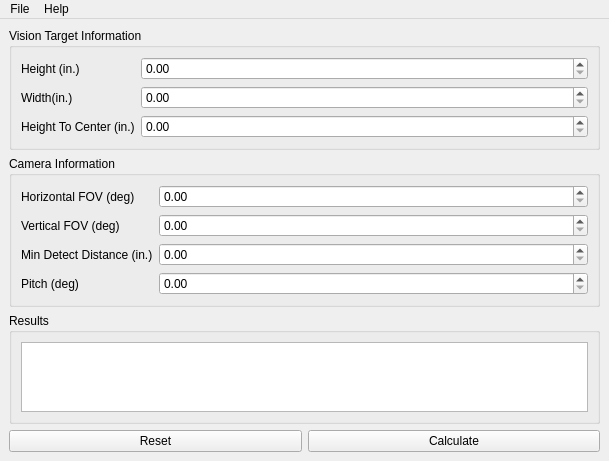
<?xml version="1.0" encoding="UTF-8"?>
<ui version="4.0">
 <class>MainWindow</class>
 <widget class="QMainWindow" name="MainWindow">
  <property name="geometry">
   <rect>
    <x>0</x>
    <y>0</y>
    <width>609</width>
    <height>393</height>
   </rect>
  </property>
  <property name="windowTitle">
   <string>Camera Calculator</string>
  </property>
  <widget class="QWidget" name="centralwidget">
   <layout class="QVBoxLayout" name="verticalLayout">
    <item>
     <widget class="QGroupBox" name="gboxVtInfo">
      <property name="title">
       <string>Vision Target Information</string>
      </property>
      <layout class="QFormLayout" name="formLayout">
       <item row="0" column="0">
        <widget class="QLabel" name="lblVtHeight">
         <property name="text">
          <string>Height (in.)</string>
         </property>
        </widget>
       </item>
       <item row="0" column="1">
        <widget class="QDoubleSpinBox" name="dspnVtHeight"/>
       </item>
       <item row="1" column="0">
        <widget class="QLabel" name="lblVtWidth">
         <property name="text">
          <string>Width(in.)</string>
         </property>
        </widget>
       </item>
       <item row="1" column="1">
        <widget class="QDoubleSpinBox" name="dspnVtWidth"/>
       </item>
       <item row="2" column="0">
        <widget class="QLabel" name="lblVtCenterHeight">
         <property name="text">
          <string>Height To Center (in.)</string>
         </property>
        </widget>
       </item>
       <item row="2" column="1">
        <widget class="QDoubleSpinBox" name="dspnVtCenterHeight"/>
       </item>
      </layout>
     </widget>
    </item>
    <item>
     <widget class="QGroupBox" name="gboxCameraInfo">
      <property name="title">
       <string>Camera Information</string>
      </property>
      <layout class="QFormLayout" name="formLayout_2">
       <item row="0" column="0">
        <widget class="QLabel" name="lblCamFovHor">
         <property name="text">
          <string>Horizontal FOV (deg)</string>
         </property>
        </widget>
       </item>
       <item row="0" column="1">
        <widget class="QDoubleSpinBox" name="dspnCamFovHor"/>
       </item>
       <item row="1" column="0">
        <widget class="QLabel" name="lblCamFovVert">
         <property name="text">
          <string>Vertical FOV (deg)</string>
         </property>
        </widget>
       </item>
       <item row="1" column="1">
        <widget class="QDoubleSpinBox" name="dspnCamFovVert"/>
       </item>
       <item row="2" column="0">
        <widget class="QLabel" name="lblCamMinDistance">
         <property name="text">
          <string>Min Detect Distance (in.)</string>
         </property>
        </widget>
       </item>
       <item row="2" column="1">
        <widget class="QDoubleSpinBox" name="dspnCamMinDistance"/>
       </item>
       <item row="3" column="0">
        <widget class="QLabel" name="lblCamPitch">
         <property name="text">
          <string>Pitch (deg)</string>
         </property>
        </widget>
       </item>
       <item row="3" column="1">
        <widget class="QDoubleSpinBox" name="dspnCamPitch"/>
       </item>
      </layout>
     </widget>
    </item>
    <item>
     <widget class="QGroupBox" name="gboxResults">
      <property name="title">
       <string>Results</string>
      </property>
      <layout class="QGridLayout" name="gridLayout">
       <item row="0" column="0">
        <widget class="QListWidget" name="lstResults"/>
       </item>
      </layout>
     </widget>
    </item>
    <item>
     <layout class="QHBoxLayout" name="horizontalLayout">
      <item>
       <widget class="QPushButton" name="btnReset">
        <property name="text">
         <string>Reset</string>
        </property>
       </widget>
      </item>
      <item>
       <widget class="QPushButton" name="btnCalculate">
        <property name="text">
         <string>Calculate</string>
        </property>
       </widget>
      </item>
     </layout>
    </item>
   </layout>
  </widget>
  <widget class="QMenuBar" name="menubar">
   <property name="geometry">
    <rect>
     <x>0</x>
     <y>0</y>
     <width>609</width>
     <height>12</height>
    </rect>
   </property>
   <widget class="QMenu" name="mnuFile">
    <property name="title">
     <string>File</string>
    </property>
    <addaction name="actClose"/>
   </widget>
   <widget class="QMenu" name="mnuHelp">
    <property name="title">
     <string>Help</string>
    </property>
    <addaction name="actAbout"/>
   </widget>
   <addaction name="mnuFile"/>
   <addaction name="mnuHelp"/>
  </widget>
  <action name="actAbout">
   <property name="text">
    <string>About</string>
   </property>
  </action>
  <action name="actClose">
   <property name="text">
    <string>Close</string>
   </property>
  </action>
 </widget>
 <resources>
  <include location="../res/Resources.qrc"/>
 </resources>
 <connections/>
</ui>
